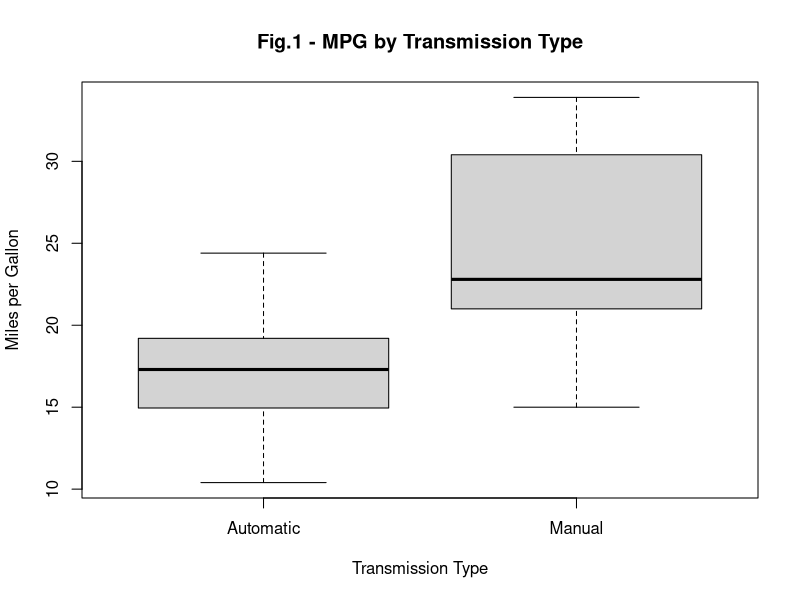
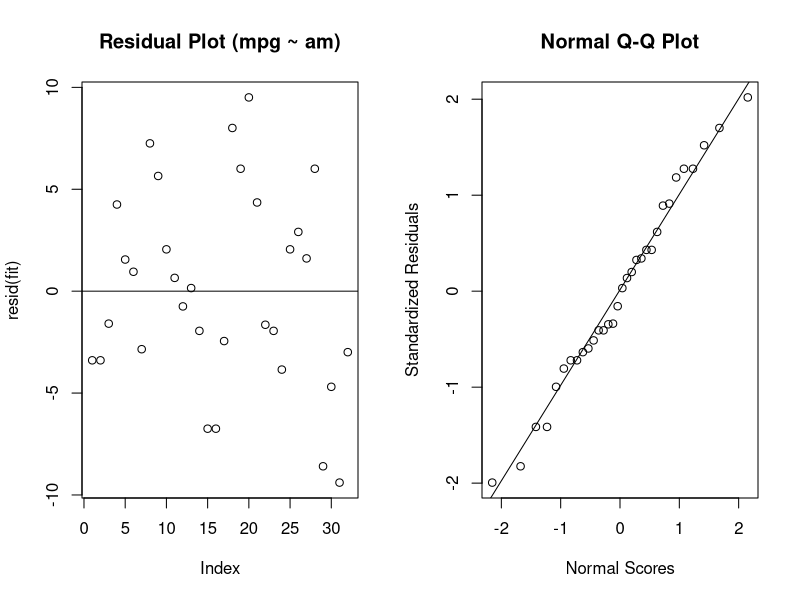
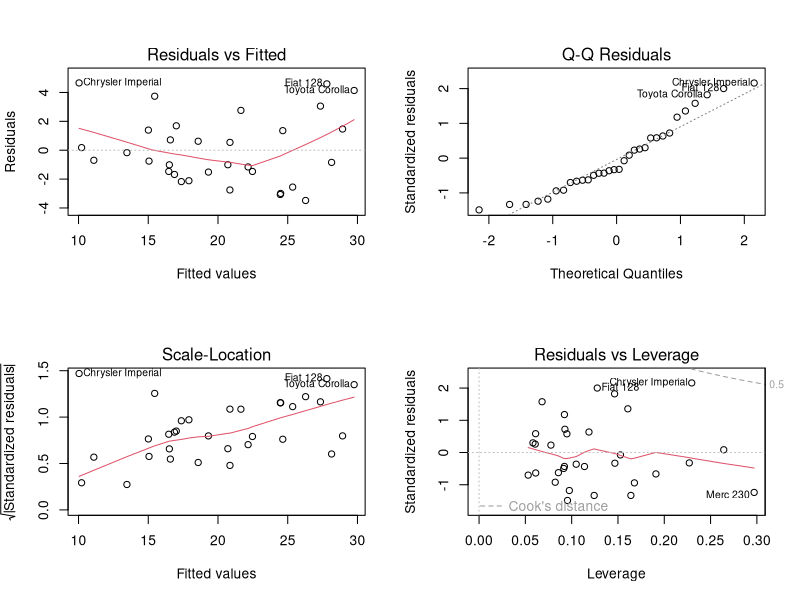
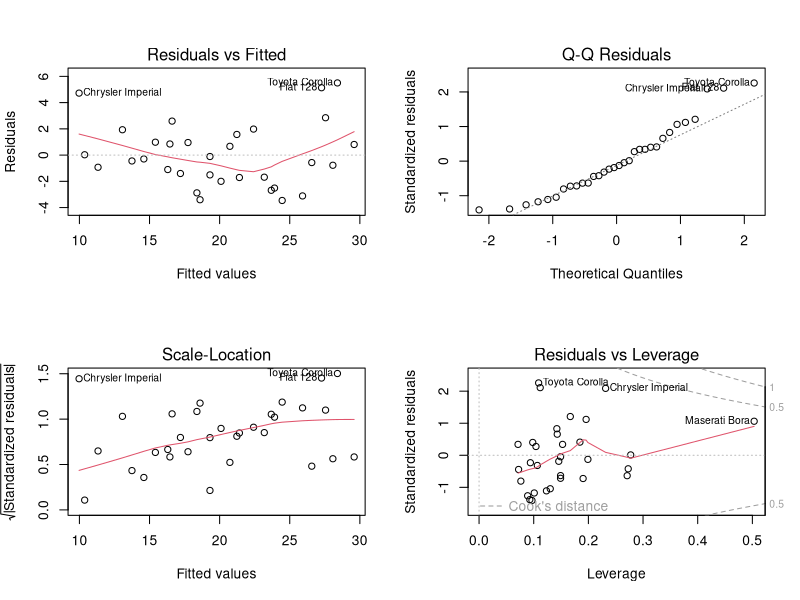

R code for these plots, in order:
## ---- chunk 1
# Setting global options for R markdown
knitr::opts_chunk$set(fig.path='figures/',
                      echo=TRUE, 
                      warning=FALSE,
                      message=FALSE)
## ---- chunk 2
data(mtcars) ; m <- mtcars ; 
m$am <- factor(m$am, labels=c("(Automatic)", "(Manual)"))
#m$cyl <- factor(m$cyl, labels=c(4, 6, 8))           # not used
#m$vs <- factor(m$vs, labels=c("(V)", "(Straight)")) # not used
#m$carb <- factor(m$carb, labels=c(1,2,3,4,6,8))     # not used
## ---- chunk 3
m$am <- factor(m$am, labels=c("(Automatic)", "(Manual)"))
fitam <- lm(mpg ~ am, data=m) ; summary(fitam)$coef
## ---- chunk 4
fitb1 <- lm(data=m, mpg ~ .)
fitb2 <- update(fitb1, mpg ~ . - cyl)
fitb3 <- update(fitb2, mpg ~ . - cyl - vs)
fitb4 <- update(fitb3, mpg ~ . - cyl - vs - carb)
fitb5 <- update(fitb4, mpg ~ . - cyl - vs - carb - gear)
fitb6 <- update(fitb5, mpg ~ . - cyl - vs - carb - gear - drat)
fitb7 <- update(fitb6, mpg ~ . - cyl - vs - carb - gear - drat - disp)
fman <- update(fitb7, mpg ~ . - cyl - vs - carb - gear - drat - disp - hp)
## ---- chunk 5
full <- lm(data=m, mpg ~ .) ; fstep <- summary(step(full, direction="backward", trace=0))
print(rbind(fman$coef, fstep$coef[1:4]))
## ---- chunk 6
fit <- lm(mpg ~ am, data=m)
fit1 <- update(fit, mpg ~ am + wt)
fit2 <- update(fit, mpg ~ am + wt + disp + hp)
fit3 <- update(fit, mpg ~ am + wt + disp + hp + cyl + carb + vs)
fit4 <- update(fit, mpg ~ am + wt + disp + hp + cyl + carb + vs + gear + drat)
fit5 <- lm(mpg ~ am + wt + qsec, data=m)
## ---- chunk 7
anova(fit, fit1, fit2, fit3, fit4)[1:6]
## ---- chunk 8
cv <- function(f) {summary(f)$cov.unscaled[2,2]}
c(cv(fit1), cv(fit2), cv(fit3), cv(fit4), cv(fit5))/cv(fit)
## ---- chunk 9
s2 <- summary(fit2) ; s5 <- summary(fit5)
## ---- chunk 10
library(car) ; sqrt(vif(fit2)) ; sqrt(vif(fit5))
## ---- chunk 11
boxplot(mpg ~ am, 
        data=m, 
        xlab="Transmission Type", 
        ylab="Miles per Gallon", 
        names=c("Automatic", "Manual"), 
        main = "Fig.1 - MPG by Transmission Type")
## ---- chunk 12
par(mfrow=c(1,2))
# Residuals plot
plot(resid(fit), main="Residual Plot (mpg ~ am)")
abline(a=0, b=0)
# Normal Probability Plot
qqnorm(rstandard(fit), 
       ylab="Standardized Residuals", 
       xlab="Normal Scores")
qqline(rstandard(fit))
## ---- chunk 13
showp <- function(b) {summary(b)$coeff[,4]}
showp(fitb1)
showp(fitb2)
showp(fitb3)
showp(fitb4)
showp(fitb5)
showp(fitb6)
showp(fitb7)
showp(fman)
## ---- chunk 14
par(mfrow=c(2,2))
plot(fman)
## ---- chunk 15
par(mfrow=c(2,2))
plot(fit2)
